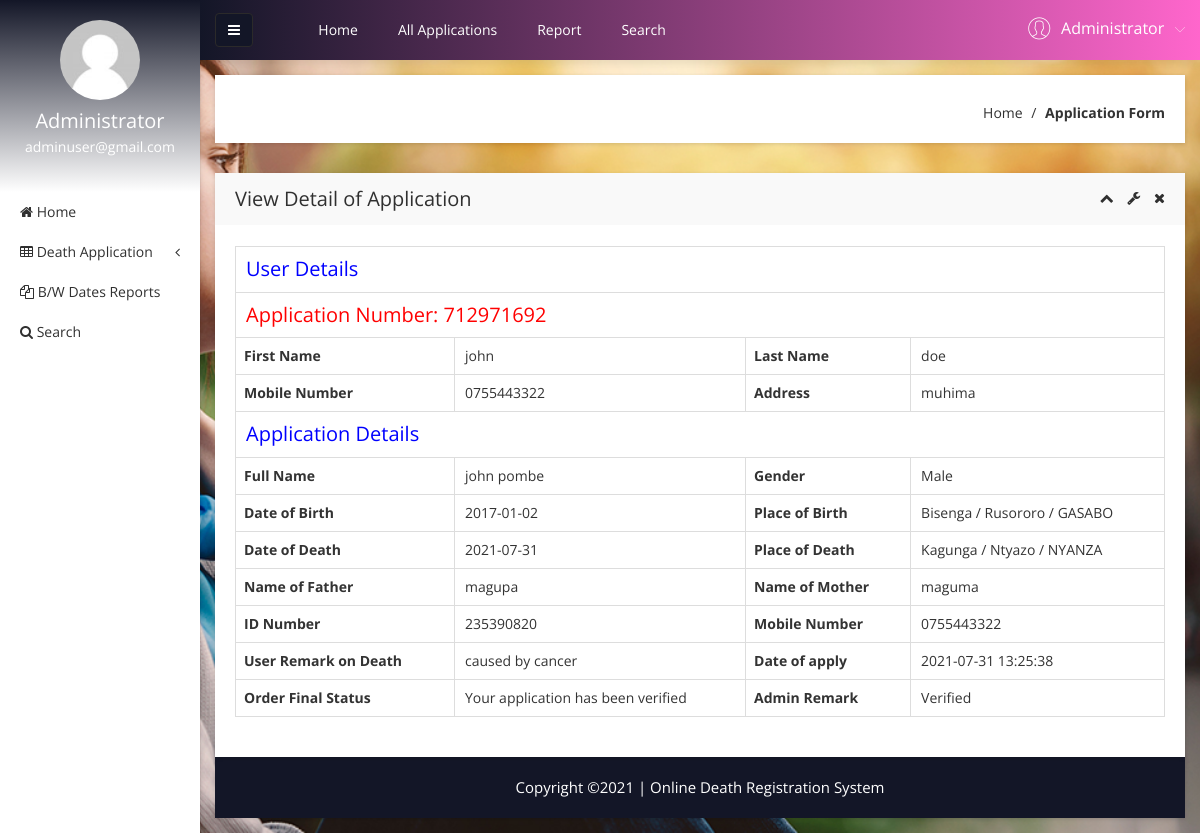
Page /admin/view-application-detail.php?viewid=1 (signed in) on the committed database.
### tables this page shows
CREATE TABLE `tblapplication` (
  `ID` int(10) NOT NULL,
  `UserID` int(5) NOT NULL,
  `ApplicationID` varchar(200) DEFAULT NULL,
  `DateofBirth` date DEFAULT NULL,
  `DateOfDeath` date DEFAULT NULL,
  `Gender` varchar(50) DEFAULT NULL,
  `FullName` varchar(200) DEFAULT NULL,
  `PlaceofBirth` int(11) DEFAULT NULL,
  `PlaceOfDeath` int(11) DEFAULT NULL,
  `NameofFather` varchar(200) DEFAULT NULL,
  `NameOfMother` varchar(255) DEFAULT NULL,
  `Spouse` varchar(255) DEFAULT NULL,
  `IDNumber` varchar(255) DEFAULT NULL,
  `MobileNumber` varchar(255) DEFAULT NULL,
  `CellId` int(11) DEFAULT NULL,
  `Dateofapply` timestamp NULL DEFAULT current_timestamp(),
  `UserRemark` text DEFAULT NULL,
  `Remark` varchar(200) DEFAULT NULL,
  `Status` varchar(50) DEFAULT NULL,
  `UpdationDate` timestamp NULL DEFAULT NULL ON UPDATE current_timestamp()
);

CREATE TABLE `tbluser` (
  `ID` int(10) NOT NULL,
  `FirstName` varchar(200) DEFAULT NULL,
  `LastName` varchar(200) DEFAULT NULL,
  `MobileNumber` varchar(255) DEFAULT NULL,
  `Address` mediumtext DEFAULT NULL,
  `Password` varchar(200) NOT NULL,
  `RegDate` timestamp NULL DEFAULT current_timestamp()
);

CREATE TABLE `cells` (
  `codecell` varchar(50) NOT NULL,
  `nameCell` varchar(50) NOT NULL,
  `sectorcode` varchar(50) NOT NULL
);

CREATE TABLE `sectors` (
  `sectorcode` varchar(50) NOT NULL,
  `namesector` varchar(50) NOT NULL,
  `districtcode` varchar(50) NOT NULL
);

CREATE TABLE `districts` (
  `districtcode` varchar(50) NOT NULL,
  `namedistrict` varchar(50) NOT NULL,
  `provincecode` varchar(50) NOT NULL
);

### admin/view-application-detail.php (the view, shortened to what the rows shown need)
<?php
include('includes/dbconnection.php');
if (strlen($_SESSION['obcsaid'] == 0)) {
    header('location:logout.php');
} else {
?>
<!doctype html>
<html class="no-js" lang="en">
<head>
    <link rel="stylesheet" href="css/bootstrap.min.css">
    <link rel="stylesheet" href="css/font-awesome.min.css">
    <link rel="stylesheet" href="css/adminpro-custon-icon.css">
    <link rel="stylesheet" href="css/meanmenu.min.css">
    <link rel="stylesheet" href="css/jquery.mCustomScrollbar.min.css">
    <link rel="stylesheet" href="css/animate.css">
    <link rel="stylesheet" href="css/data-table/bootstrap-table.css">
    <link rel="stylesheet" href="css/data-table/bootstrap-editable.css">
    <link rel="stylesheet" href="css/normalize.css">
    <link rel="stylesheet" href="css/c3.min.css">
    <link rel="stylesheet" href="style.css">
    <link rel="stylesheet" href="css/responsive.css">
</head>
<body class="materialdesign">
    <div class="wrapper-pro">
        <?php include_once('includes/sidebar.php'); ?>
        <?php include_once('includes/header.php'); ?>
        <div class="data-table-area mg-b-15">
            <div class="container-fluid">
                <div class="row">
                    <div class="col-lg-12">
                        <div class="sparkline13-list shadow-reset">
                            <div class="sparkline13-hd">
                                <div class="main-sparkline13-hd">
                                    <h1>View <span class="table-project-n">Detail of</span> Application</h1>
                                </div>
                            </div>
                            <div class="sparkline13-graph">
                                <div class="datatable-dashv1-list custom-datatable-overright">
                                    <?php
                                        $vid = $_GET['viewid'];
                                        $sql = "SELECT tblapplication.*,tbluser.FirstName,tbluser.LastName,tbluser.MobileNumber,tbluser.Address from  tblapplication join  tbluser on tblapplication.UserID=tbluser.ID where tblapplication.ID=:vid";
                                        $query = $dbh->prepare($sql);
                                        $query->bindParam(':vid', $vid, PDO::PARAM_STR);
                                        $query->execute();
                                        $results = $query->fetchAll(PDO::FETCH_OBJ);
                                        if ($query->rowCount() > 0) {
                                            foreach ($results as $row) {
                                                $sqladdr = "SELECT * from tblapplication INNER JOIN cells on tblapplication.PlaceOfDeath = cells.codecell INNER JOIN sectors ON cells.sectorcode = sectors.sectorcode INNER JOIN districts ON sectors.districtcode = districts.districtcode where tblapplication.PlaceOfDeath = :pod";
                                                $queryaddr = $dbh->prepare($sqladdr);
                                                $queryaddr->bindParam(':pod', $row->PlaceOfDeath, PDO::PARAM_INT);
                                                $queryaddr->execute();
                                                $resultsaddr = $queryaddr->fetch();
                                                $sqlb = "SELECT * from tblapplication INNER JOIN cells on tblapplication.PlaceofBirth = cells.codecell INNER JOIN sectors ON cells.sectorcode = sectors.sectorcode INNER JOIN districts ON sectors.districtcode = districts.districtcode where tblapplication.PlaceofBirth = :pob";
                                                $queryb = $dbh->prepare($sqlb);
                                                $queryb->bindParam(':pob', $row->PlaceofBirth, PDO::PARAM_INT);
                                                $queryb->execute();
                                                $resultsb = $queryb->fetch();
                                        ?>
                                    <table border="1" class="table table-bordered">
                                        <tr align="center">
                                            <td colspan="4" style="font-size:20px;color:blue">
                                                User Details</td>
                                        </tr>
                                        <tr align="center">
                                            <td colspan="4" style="font-size:20px;color:red">
                                                Application Number: <?php echo $row->ApplicationID; ?></td>
                                        </tr>
                                        <tr>
                                            <th scope>First Name</th>
                                            <td><?php echo $row->FirstName; ?></td>
                                            <th scope>Last Name</th>
                                            <td><?php echo $row->LastName; ?></td>
                                        </tr>
                                        <tr>
                                            <th scope>Mobile Number</th>
                                            <td><?php echo $row->MobileNumber; ?></td>
                                            <th>Address</th>
                                            <td><?php echo $row->Address; ?></td>
                                        </tr>
                                        <tr align="center">
                                            <td colspan="4" style="font-size:20px;color:blue">
                                                Application Details</td>
                                        </tr>
                                        <tr>
                                            <th scope>Full Name</th>
                                            <td><?php echo $row->FullName; ?></td>
                                            <th scope>Gender</th>
                                            <td><?php echo $row->Gender; ?></td>
                                        </tr>
                                        <tr>
                                            <th scope>Date of Birth</th>
                                            <td><?php echo $row->DateofBirth; ?></td>
                                            <th scope>Place of Birth</th>
                                            <td><?php echo $resultsb['nameCell'] . ' / ' . $resultsb['namesector'] . ' / ' . $resultsb['namedistrict']; ?>
                                            </td>
                                        </tr>
                                        <tr>
                                            <th scope>Date of Death</th>
                                            <td><?php echo $row->DateOfDeath; ?></td>
                                            <th scope>Place of Death</th>
                                            <td><?php echo $resultsaddr['nameCell'] . ' / ' . $resultsaddr['namesector'] . ' / ' . $resultsaddr['namedistrict']; ?>
                                            </td>
                                        </tr>
                                        <tr>
                                            <th scope>Name of Father</th>
                                            <td><?php echo $row->NameofFather; ?></td>
                                            <th scope>Name of Mother</th>
                                            <td><?php echo $row->NameOfMother; ?></td>
                                        </tr>
                                        <tr>
                                            <th scope>ID Number</th>
                                            <td><?php echo $row->IDNumber; ?></td>
                                            <th scope>Mobile Number</th>
                                            <td><?php echo $row->MobileNumber; ?></td>
                                        </tr>
                                        <tr>
                                            <th scope>User Remark on Death</th>
                                            <td><?php echo $row->UserRemark; ?></td>
                                            <th scope>Date of apply</th>
                                            <td><?php echo $row->Dateofapply; ?></td>
                                        </tr>
                                        <tr>
                                            <th>Order Final Status</th>
                                            <td> <?php $status = $row->Status;
                                                                if ($row->Status == "Verified") {
                                                                    echo "Your application has been verified";
                                                                }
                                                                if ($row->Status == "") {
                                                                    echo "Pending";
                                                                }; ?></td>
                                            <th>Admin Remark</th>
                                            <?php if ($row->Status == "") { ?>
                                            <td><?php echo "Your application has still pending"; ?></td>
                                            <?php } else { ?> <td><?php echo htmlentities($row->Status); ?>
                                            </td>
                                            <?php } ?>
                                        </tr>
                                        <?php $cnt = $cnt + 1;
                                            }
                                        } ?>
                                    </table>
                                </div>
                            </div>
                        </div>
                    </div>
                </div>
</body>
</html><?php }  ?>

### admin/includes/sidebar.php (shortened to what the rows shown need)
<?php
   include('includes/dbconnection.php');
   if (strlen($_SESSION['obcsaid'] == 0)) {
       header('location:logout.php');
   } else {
   ?>
<div class="col-lg-2 left-sidebar-pro">
    <nav id="sidebar">
        <div class="sidebar-header">
            <a href="#"><img src="img/message/avatar.jpg" alt="" />
            </a>
            <?php
                   $aid = $_SESSION['obcsaid'];
                   $sql = "SELECT AdminName,Email from  tbladmin where ID=:aid";
                   $query = $dbh->prepare($sql);
                   $query->bindParam(':aid', $aid, PDO::PARAM_STR);
                   $query->execute();
                   $results = $query->fetchAll(PDO::FETCH_OBJ);
                   if ($query->rowCount() > 0) {
                       foreach ($results as $row) {               ?>
            <h3> <?php echo $row->AdminName; ?></h3>
            <p> <?php echo $row->Email; ?></p>
            <?php $cnt = $cnt + 1;
                       }
                   } ?>
        </div>
    </nav>
</div>
<?php }  ?>

### admin/includes/header.php (shortened to what the rows shown need)
<?php
  include('includes/dbconnection.php');
  if (strlen($_SESSION['obcsaid'] == 0)) {
      header('location:logout.php');
  } else {
  ?>
<div class="col-lg-10 main-side-pro">
    <div class="content-inner-all">
        <div class="header-top-area">
            <div class="fixed-header-top">
                <div class="container-fluid">
                    <div class="row">
                        <div class="col-lg-5 col-md-5 col-sm-6 col-xs-12">
                            <div class="header-right-info">
                                <ul class="nav navbar-nav mai-top-nav header-right-menu">
                                    <li class="nav-item">
                                        <a href="#" data-toggle="dropdown" role="button" aria-expanded="false"
                                            class="nav-link dropdown-toggle">
                                            <?php
                                                  $aid = $_SESSION['obcsaid'];
                                                  $sql = "SELECT AdminName,Email from  tbladmin where ID=:aid";
                                                  $query = $dbh->prepare($sql);
                                                  $query->bindParam(':aid', $aid, PDO::PARAM_STR);
                                                  $query->execute();
                                                  $results = $query->fetchAll(PDO::FETCH_OBJ);
                                                  $cnt = 1;
                                                  if ($query->rowCount() > 0) {
                                                      foreach ($results as $row) {               ?>
                                            <span
                                                class="adminpro-icon adminpro-user-rounded header-riht-inf"></span>
                                            <span class="admin-name"><?php echo $row->AdminName; ?></span>
                                            <span
                                                class="author-project-icon adminpro-icon adminpro-down-arrow"></span><?php $cnt = $cnt + 1;
                                                                                                                                  }
                                                                                                                              } ?>
                                        </a>
                                    </li>
                                </ul>
                            </div>
                        </div>
                    </div>
                </div>
            </div>
        </div><?php }  ?>

### rows in the picture
tblapplication: ApplicationID "712971692", UserID.FirstName "john", UserID.LastName "doe", UserID.MobileNumber "0755443322", UserID.Address "muhima", FullName "john pombe", Gender "Male", DateofBirth "2017-01-02", cells.nameCell "Bisenga", sectors.namesector "Rusororo", districts.namedistrict "GASABO", DateOfDeath "2021-07-31", CellId.nameCell "Kagunga", sectors.namesector "Ntyazo", districts.namedistrict "NYANZA", NameofFather "magupa", NameOfMother "maguma", IDNumber "235390820", UserRemark "caused by cancer", Dateofapply "2021-07-31 13:25:38", shows "Your application has been verified", Status "Verified"

### other values in the picture
$row->AdminName "Administrator"
$row->Email "adminuser@gmail.com"
